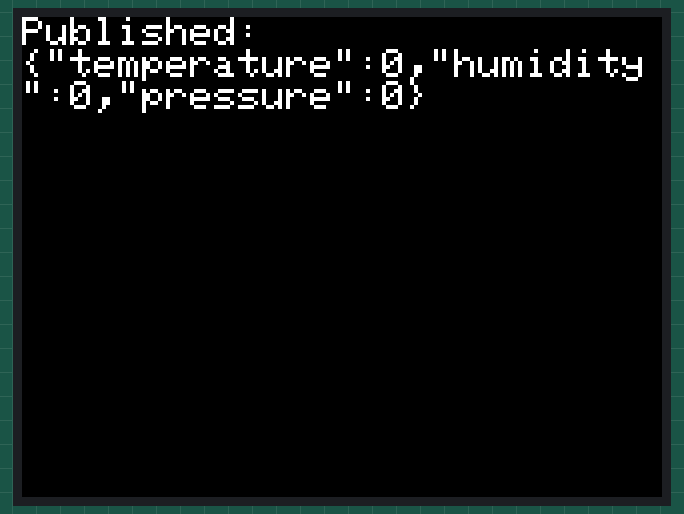
This program was run on a simulated ESP32. Shown: 320×240 colour display. WiFi joins after 1.5 s; servers stay silent unless stated; no MQTT or app messages arrive unless stated; not simulated (calls return 0 or success): M5UnitENV.h, secrets_example.h.

Above: at 1.9 s.

The program:

main.cpp
```cpp
#if __has_include("secrets.h")
#include "secrets.h"
#else
#include "secrets_example.h"
#endif

#include <M5Unified.h>
#include <M5UnitENV.h>
#include <WiFi.h>
#include <PubSubClient.h>
#include <ArduinoJson.h>
#include <Wire.h>


// ===== SENSOR OBJECTS =====
SHT3X sht30;
QMP6988 qmp;

// ===== WIFI CREDS =====
const char* WIFI_SSID = WIFI_SSID_ENV;
const char* WIFI_PASS = WIFI_PASS_ENV;

// ===== MQTT SETTINGS =====
const char* MQTT_BROKER = "broker.hivemq.com";
const int   MQTT_PORT   = 1883;
const char* MQTT_TOPIC  = "m5stack/enviii-m5stack/data";

WiFiClient espClient;
PubSubClient mqttClient(espClient);

// ===== FREERTOS OBJECTS =====
QueueHandle_t jsonQueue;
SemaphoreHandle_t dataMutex;

// Shared sensor variables
float g_temperature = 0.0f;
float g_humidity    = 0.0f;
float g_pressure    = 0.0f;


void connectWiFi() {
    WiFi.begin(WIFI_SSID, WIFI_PASS);
    int attempts = 0;

    while (WiFi.status() != WL_CONNECTED && attempts < 20) {
        delay(500);
        attempts++;
    }
}

void connectMQTT() {
    while (!mqttClient.connected()) {
        mqttClient.connect("M5StackClientRTOS");
        if (!mqttClient.connected()) {
            delay(2000);
        }
    }
}


void sensorTask(void *pvParameters) {
    for (;;) {
        // Read sensors
        sht30.update();
        qmp.update();   // <<< REQUIRED FOR CORRECT PRESSURE

        // Protect shared data
        xSemaphoreTake(dataMutex, portMAX_DELAY);
        g_temperature = sht30.cTemp;
        g_humidity    = sht30.humidity;
        g_pressure    = qmp.pressure;    // <<< FIX: pressure now correct
        xSemaphoreGive(dataMutex);

        // Build JSON
        StaticJsonDocument<256> doc;
        doc["temperature"] = g_temperature;
        doc["humidity"]    = g_humidity;
        doc["pressure"]    = g_pressure;

        char jsonBuffer[256];
        serializeJson(doc, jsonBuffer);

        // Send JSON to queue
        xQueueSend(jsonQueue, jsonBuffer, portMAX_DELAY);

        vTaskDelay(1000 / portTICK_PERIOD_MS);
    }
}


void mqttTask(void *pvParameters) {
    char incomingJson[256];

    for (;;) {
        if (!mqttClient.connected()) {
            connectMQTT();
        }
        mqttClient.loop();

        // Wait for JSON from sensor task
        if (xQueueReceive(jsonQueue, &incomingJson, portMAX_DELAY)) {
            mqttClient.publish(MQTT_TOPIC, incomingJson);

            // Display on screen (optional)
            M5.Display.clear();
            M5.Display.setCursor(0,0);
            M5.Display.println("Published:");
            M5.Display.println(incomingJson);
        }

        vTaskDelay(5000 / portTICK_PERIOD_MS); // Publish every 5 sec
    }
}

void setup() {
    auto cfg = M5.config();
    M5.begin(cfg);
    Wire.begin();
    M5.Display.setTextSize(2);

    // Sensor init
    sht30.begin();
    qmp.begin(&Wire, 0x70);

    // WiFi + MQTT
    connectWiFi();
    mqttClient.setServer(MQTT_BROKER, MQTT_PORT);

    // Create queue for JSON strings
    jsonQueue = xQueueCreate(5, 256);

    // Create mutex for shared sensor data
    dataMutex = xSemaphoreCreateMutex();

    // Create tasks on different CPU cores
    xTaskCreatePinnedToCore(
        sensorTask, "Sensor Task",
        4096, NULL, 2, NULL, 0   // Core 0
    );

    xTaskCreatePinnedToCore(
        mqttTask, "MQTT Task",
        4096, NULL, 1, NULL, 1   // Core 1
    );
}
void loop() {
    vTaskDelay(10);
}
```

secrets_example.h
```cpp
#pragma once

// Dummy fallback values for CI builds

#define WIFI_SSID_ENV     "dummy_ssid"
#define WIFI_PASS_ENV     "dummy_password"

#define MQTT_BROKER_ENV   "dummy_broker"
#define MQTT_PORT_ENV     1883
#define MQTT_TOPIC_ENV    "dummy/topic"
```
